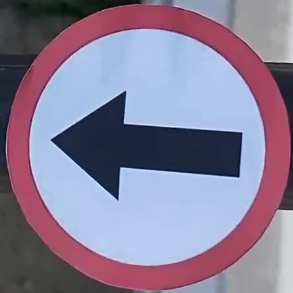
#> input picture left.png, 293 x 293 px
$ python -i extract_frame.py   (imports and definitions only)
#> lines starting #> are read from the running program, lines starting #| are printed output that depends on the picture; after the words box and inside, x2 and y2 are one past the last pixel; in counts of white or black regions, pixels touching at a corner belong together
#> further down, picture is the input picture: shape (293, 293, 3); mean B, G, R 150.9, 126.1, 136.8
import cv2
import csv
import os
import numpy as np

def preprocess_sign(img):
    hsv = cv2.cvtColor(img, cv2.COLOR_BGR2HSV)
#> hsv: shape (293, 293, 3); mean H, S, V 120.7, 81.6, 165.6

    # Lower red range
    lower_red1 = np.array([0, 120, 70])
    upper_red1 = np.array([10, 255, 255])

    # Upper red range
    lower_red2 = np.array([160, 120, 70])
    upper_red2 = np.array([180, 255, 255])

    mask1 = cv2.inRange(hsv, lower_red1, upper_red1)
#> mask1: shape (293, 293); every value is 0
    mask2 = cv2.inRange(hsv, lower_red2, upper_red2)
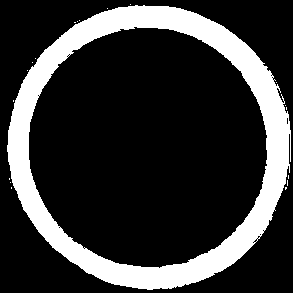
#> mask2: shape (293, 293); 21% white; 19 white regions (18 under 20 px), largest, box (x1, y1, x2, y2) and area: (7, 5, 291, 290) 18033

    mask = cv2.bitwise_or(mask1, mask2)

    return mask
def findContour(img):
	img = img.astype('uint8')
	contours, hierarchy = cv2.findContours(img, cv2.RETR_TREE, cv2.CHAIN_APPROX_SIMPLE)
	return contours

def findBiggestContour(contours):
	m = 0
	c = [cv2.contourArea(i) for i in contours]
	return contours[c.index(max(c))]

def boundaryBox(img,contours):
	x, y, w, h = cv2.boundingRect(contours)
	# img = cv2.rectangle(img, (x,y), (x+w,y+h), (0,255,0), 2)
	sign = img[y:(y+h) , x:(x+w)]
	return img, sign

# Open the video file
# [5 lines not run here, left out]

# Specify the directory where the images are saved
image_dir = '/home/seyyit/dataset/0/'

# Read until video is completed
frame_count = 0
# [21 lines not run here, left out]

# Get a list of all image file names in the directory
# [1 line that did not run here, left out]

# [10 lines of commented-out code are left out]

>>> import cv2
>>> picture = cv2.imread('../../left.png')
>>> result = preprocess_sign(picture)

$ run again, on right.png
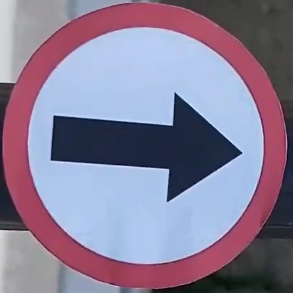
#> input picture right.png, 293 x 293 px
#> picture is the input picture: shape (293, 293, 3); mean B, G, R 150.9, 126.1, 136.8
#> hsv: shape (293, 293, 3); mean H, S, V 120.7, 81.6, 165.6
#> mask1: shape (293, 293); every value is 0
#> in preprocess_sign, `mask2 = cv2.inRange(hsv, lower_red2, upper_red2)`:
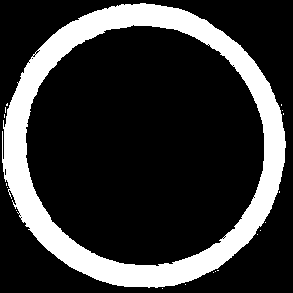
#> mask2: shape (293, 293); 21% white; 19 white regions (18 under 20 px), largest, box (x1, y1, x2, y2) and area: (2, 3, 286, 288) 18033
